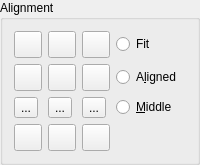
        <widget class="QGroupBox" name="bgAlignment">
         <property name="sizePolicy">
          <sizepolicy hsizetype="Fixed" vsizetype="Preferred">
           <horstretch>0</horstretch>
           <verstretch>0</verstretch>
          </sizepolicy>
         </property>
         <property name="title">
          <string>Alignment</string>
         </property>
         <layout class="QGridLayout">
          <item row="3" column="1">
           <widget class="QToolButton" name="bBC">
            <property name="sizePolicy">
             <sizepolicy hsizetype="Preferred" vsizetype="Fixed">
              <horstretch>0</horstretch>
              <verstretch>0</verstretch>
             </sizepolicy>
            </property>
            <property name="minimumSize">
             <size>
              <width>25</width>
              <height>25</height>
             </size>
            </property>
            <property name="toolTip">
             <string>Bottom Center</string>
            </property>
            <property name="text">
             <string/>
            </property>
            <property name="icon">
             <iconset resource="../../../res/icons/icons.qrc">
              <normaloff>:/icons/text_align_bottomcenter.svg</normaloff>:/icons/text_align_bottomcenter.svg</iconset>
            </property>
            <property name="iconSize">
             <size>
              <width>20</width>
              <height>20</height>
             </size>
            </property>
            <property name="checkable">
             <bool>true</bool>
            </property>
           </widget>
          </item>
          <item row="3" column="2">
           <widget class="QToolButton" name="bBR">
            <property name="sizePolicy">
             <sizepolicy hsizetype="Preferred" vsizetype="Fixed">
              <horstretch>0</horstretch>
              <verstretch>0</verstretch>
             </sizepolicy>
            </property>
            <property name="minimumSize">
             <size>
              <width>25</width>
              <height>25</height>
             </size>
            </property>
            <property name="toolTip">
             <string>Bottom Right</string>
            </property>
            <property name="text">
             <string/>
            </property>
            <property name="icon">
             <iconset resource="../../../res/icons/icons.qrc">
              <normaloff>:/icons/text_align_bottomright.svg</normaloff>:/icons/text_align_bottomright.svg</iconset>
            </property>
            <property name="iconSize">
             <size>
              <width>20</width>
              <height>20</height>
             </size>
            </property>
            <property name="checkable">
             <bool>true</bool>
            </property>
           </widget>
          </item>
          <item row="1" column="2">
           <widget class="QToolButton" name="bMR">
            <property name="sizePolicy">
             <sizepolicy hsizetype="Preferred" vsizetype="Fixed">
              <horstretch>0</horstretch>
              <verstretch>0</verstretch>
             </sizepolicy>
            </property>
            <property name="minimumSize">
             <size>
              <width>25</width>
              <height>25</height>
             </size>
            </property>
            <property name="toolTip">
             <string>Middle Right</string>
            </property>
            <property name="text">
             <string/>
            </property>
            <property name="icon">
             <iconset resource="../../../res/icons/icons.qrc">
              <normaloff>:/icons/text_align_middleright.svg</normaloff>:/icons/text_align_middleright.svg</iconset>
            </property>
            <property name="iconSize">
             <size>
              <width>20</width>
              <height>20</height>
             </size>
            </property>
            <property name="checkable">
             <bool>true</bool>
            </property>
           </widget>
          </item>
          <item row="3" column="0">
           <widget class="QToolButton" name="bBL">
            <property name="sizePolicy">
             <sizepolicy hsizetype="Preferred" vsizetype="Fixed">
              <horstretch>0</horstretch>
              <verstretch>0</verstretch>
             </sizepolicy>
            </property>
            <property name="minimumSize">
             <size>
              <width>25</width>
              <height>25</height>
             </size>
            </property>
            <property name="toolTip">
             <string>Bottom Left</string>
            </property>
            <property name="text">
             <string/>
            </property>
            <property name="icon">
             <iconset resource="../../../res/icons/icons.qrc">
              <normaloff>:/icons/text_align_bottomleft.svg</normaloff>:/icons/text_align_bottomleft.svg</iconset>
            </property>
            <property name="iconSize">
             <size>
              <width>20</width>
              <height>20</height>
             </size>
            </property>
            <property name="checkable">
             <bool>true</bool>
            </property>
           </widget>
          </item>
          <item row="1" column="0">
           <widget class="QToolButton" name="bML">
            <property name="sizePolicy">
             <sizepolicy hsizetype="Preferred" vsizetype="Fixed">
              <horstretch>0</horstretch>
              <verstretch>0</verstretch>
             </sizepolicy>
            </property>
            <property name="minimumSize">
             <size>
              <width>25</width>
              <height>25</height>
             </size>
            </property>
            <property name="toolTip">
             <string>Middle Left</string>
            </property>
            <property name="text">
             <string/>
            </property>
            <property name="icon">
             <iconset resource="../../../res/icons/icons.qrc">
              <normaloff>:/icons/text_align_middleleft.svg</normaloff>:/icons/text_align_middleleft.svg</iconset>
            </property>
            <property name="iconSize">
             <size>
              <width>20</width>
              <height>20</height>
             </size>
            </property>
            <property name="checkable">
             <bool>true</bool>
            </property>
           </widget>
          </item>
          <item row="2" column="0">
           <widget class="QToolButton" name="bLL">
            <property name="toolTip">
             <string>Baseline Left</string>
            </property>
            <property name="text">
             <string>...</string>
            </property>
            <property name="icon">
             <iconset resource="../../../res/icons/icons.qrc">
              <normaloff>:/icons/text_align_baselineleft.svg</normaloff>:/icons/text_align_baselineleft.svg</iconset>
            </property>
            <property name="iconSize">
             <size>
              <width>20</width>
              <height>20</height>
             </size>
            </property>
            <property name="checkable">
             <bool>true</bool>
            </property>
           </widget>
          </item>
          <item row="0" column="1">
           <widget class="QToolButton" name="bTC">
            <property name="sizePolicy">
             <sizepolicy hsizetype="Preferred" vsizetype="Fixed">
              <horstretch>0</horstretch>
              <verstretch>0</verstretch>
             </sizepolicy>
            </property>
            <property name="minimumSize">
             <size>
              <width>25</width>
              <height>25</height>
             </size>
            </property>
            <property name="toolTip">
             <string>Top Center</string>
            </property>
            <property name="text">
             <string/>
            </property>
            <property name="icon">
             <iconset resource="../../../res/icons/icons.qrc">
              <normaloff>:/icons/text_align_topcenter.svg</normaloff>:/icons/text_align_topcenter.svg</iconset>
            </property>
            <property name="iconSize">
             <size>
              <width>20</width>
              <height>20</height>
             </size>
            </property>
            <property name="checkable">
             <bool>true</bool>
            </property>
           </widget>
          </item>
          <item row="2" column="2">
           <widget class="QToolButton" name="bLR">
            <property name="toolTip">
             <string>Baseline Right</string>
            </property>
            <property name="text">
             <string>...</string>
            </property>
            <property name="icon">
             <iconset resource="../../../res/icons/icons.qrc">
              <normaloff>:/icons/text_align_baselineright.svg</normaloff>:/icons/text_align_baselineright.svg</iconset>
            </property>
            <property name="iconSize">
             <size>
              <width>20</width>
              <height>20</height>
             </size>
            </property>
            <property name="checkable">
             <bool>true</bool>
            </property>
           </widget>
          </item>
          <item row="2" column="1">
           <widget class="QToolButton" name="bLC">
            <property name="toolTip">
             <string>Baseline Center</string>
            </property>
            <property name="text">
             <string>...</string>
            </property>
            <property name="icon">
             <iconset resource="../../../res/icons/icons.qrc">
              <normaloff>:/icons/text_align_baselinecenter.svg</normaloff>:/icons/text_align_baselinecenter.svg</iconset>
            </property>
            <property name="iconSize">
             <size>
              <width>20</width>
              <height>20</height>
             </size>
            </property>
            <property name="checkable">
             <bool>true</bool>
            </property>
           </widget>
          </item>
          <item row="0" column="0">
           <widget class="QToolButton" name="bTL">
            <property name="sizePolicy">
             <sizepolicy hsizetype="Preferred" vsizetype="Fixed">
              <horstretch>0</horstretch>
              <verstretch>0</verstretch>
             </sizepolicy>
            </property>
            <property name="minimumSize">
             <size>
              <width>25</width>
              <height>25</height>
             </size>
            </property>
            <property name="toolTip">
             <string>Top Left</string>
            </property>
            <property name="text">
             <string/>
            </property>
            <property name="icon">
             <iconset resource="../../../res/icons/icons.qrc">
              <normaloff>:/icons/text_align_topleft.svg</normaloff>:/icons/text_align_topleft.svg</iconset>
            </property>
            <property name="iconSize">
             <size>
              <width>20</width>
              <height>20</height>
             </size>
            </property>
            <property name="checkable">
             <bool>true</bool>
            </property>
           </widget>
          </item>
          <item row="0" column="2">
           <widget class="QToolButton" name="bTR">
            <property name="sizePolicy">
             <sizepolicy hsizetype="Preferred" vsizetype="Fixed">
              <horstretch>0</horstretch>
              <verstretch>0</verstretch>
             </sizepolicy>
            </property>
            <property name="minimumSize">
             <size>
              <width>25</width>
              <height>25</height>
             </size>
            </property>
            <property name="toolTip">
             <string>Top Right</string>
            </property>
            <property name="text">
             <string/>
            </property>
            <property name="icon">
             <iconset resource="../../../res/icons/icons.qrc">
              <normaloff>:/icons/text_align_topright.svg</normaloff>:/icons/text_align_topright.svg</iconset>
            </property>
            <property name="iconSize">
             <size>
              <width>20</width>
              <height>20</height>
             </size>
            </property>
            <property name="checkable">
             <bool>true</bool>
            </property>
           </widget>
          </item>
          <item row="1" column="1">
           <widget class="QToolButton" name="bMC">
            <property name="sizePolicy">
             <sizepolicy hsizetype="Preferred" vsizetype="Fixed">
              <horstretch>0</horstretch>
              <verstretch>0</verstretch>
             </sizepolicy>
            </property>
            <property name="minimumSize">
             <size>
              <width>25</width>
              <height>25</height>
             </size>
            </property>
            <property name="toolTip">
             <string>Middle Center</string>
            </property>
            <property name="text">
             <string/>
            </property>
            <property name="icon">
             <iconset resource="../../../res/icons/icons.qrc">
              <normaloff>:/icons/text_align_middlecenter.svg</normaloff>:/icons/text_align_middlecenter.svg</iconset>
            </property>
            <property name="iconSize">
             <size>
              <width>20</width>
              <height>20</height>
             </size>
            </property>
            <property name="checkable">
             <bool>true</bool>
            </property>
           </widget>
          </item>
          <item row="0" column="3">
           <widget class="QRadioButton" name="rbFit">
            <property name="text">
             <string>Fit</string>
            </property>
            <property name="autoExclusive">
             <bool>false</bool>
            </property>
           </widget>
          </item>
          <item row="1" column="3">
           <widget class="QRadioButton" name="rbAligned">
            <property name="text">
             <string>A&amp;ligned</string>
            </property>
            <property name="autoExclusive">
             <bool>false</bool>
            </property>
           </widget>
          </item>
          <item row="2" column="3">
           <widget class="QRadioButton" name="rbMiddle">
            <property name="text">
             <string>&amp;Middle</string>
            </property>
            <property name="autoExclusive">
             <bool>false</bool>
            </property>
           </widget>
          </item>
         </layout>
        </widget>
